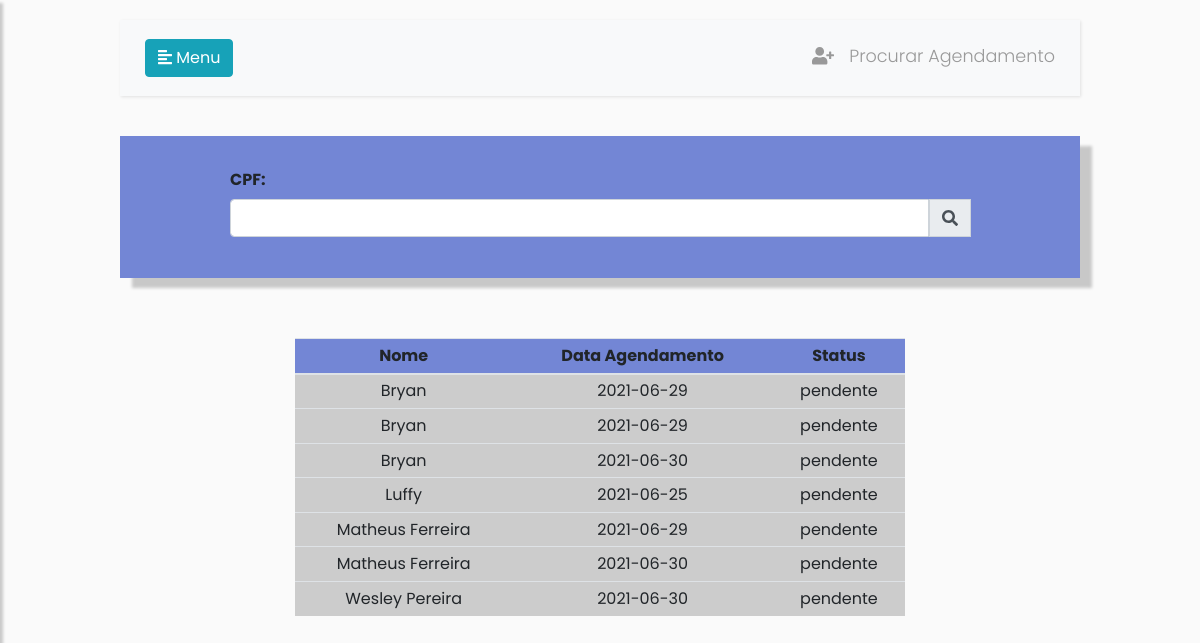
Screenshot of /agendamento/search (signed in) with the database file from the repository.
### tables this page shows
CREATE TABLE `agendamento` (
  `id_agendamento` INTEGER PRIMARY KEY AUTOINCREMENT NOT NULL,
  `fk_funcionario` INTEGER NOT NULL,
  `fk_assistido` INTEGER NOT NULL,
  `data_agendamento` date,
  `hora_inicio` TIME,
  `hora_fim` TIME,
  `status` varchar(45) DEFAULT NULL,
  `observacao` TEXT,  
  FOREIGN KEY (`fk_funcionario`) REFERENCES `funcionario` (`id_funcionario`),
  FOREIGN KEY (`fk_assistido`) REFERENCES `assistido` (`id_assistido`)
);

CREATE TABLE `assistido` (
  `id` INTEGER PRIMARY KEY AUTOINCREMENT NOT NULL,
  `nome` varchar(100) DEFAULT NULL,
  `cert_nasc` varchar(100) DEFAULT NULL,
  `idade` INTEGER DEFAULT NULL,
  `sexo` CHAR DEFAULT NULL,
  `rg` INTEGER DEFAULT NULL,
  `cpf` varchar(14) DEFAULT NULL,
  `data_nasc` date DEFAULT NULL,
  `nome_mae` varchar(100) DEFAULT NULL,
  `nome_pai` varchar(100) DEFAULT NULL,
  `nome_responsavel` varchar(100) DEFAULT NULL,
  `telefone_recado` varchar(45) DEFAULT NULL,
  `telefone1` varchar(45) DEFAULT NULL,
  `dt_cadastro` date DEFAULT NULL,
  `hr_cadastro` time DEFAULT NULL,
  `fk_endereco` INTEGER NOT NULL,
  FOREIGN KEY (`fk_endereco`) REFERENCES `endereco` (`id_endereco`)
);

### ssocial_flask.py (the view)
@app.route("/agendamento/search")
def agendamento_search():
    if 'cpf' in session:
        conn = get_db_connection()
        sql_pesq_agendamento = conn.execute("SELECT ag.data_agendamento, ag.status, assi.nome FROM `agendamento` ag, `assistido` as assi WHERE fk_assistido = id").fetchall()
        conn.close()
        if sql_pesq_agendamento is not None:
            return render_template('/agendamento/search.html', sql_pesq=sql_pesq_agendamento)

### ssocial_flask.py (called while the page is built)
def get_db_connection():
    conn = sqlite3.connect('database.db')
    conn.row_factory = sqlite3.Row
    return conn

### templates/agendamento/search.html (shortened to what this page needs)
<!DOCTYPE html>
<html>
<head>
    <link rel="stylesheet" href="https://stackpath.bootstrapcdn.com/bootstrap/4.1.0/css/bootstrap.min.css"
>
    <link rel="stylesheet"
        href="https://cdnjs.cloudflare.com/ajax/libs/malihu-custom-scrollbar-plugin/3.1.5/jquery.mCustomScrollbar.min.css">
    <link rel="stylesheet" href="../static/style/style.css">
</head>
<body>
    <div class="wrapper">
        <div id="content">
            <nav class="navbar navbar-expand-lg navbar-light bg-light">
                <div class="container-fluid">
                    <button type="button" id="sidebarCollapse" class="btn btn-info sidebarCollapse">
                        <i class="fas fa-align-left"></i>
                        <span>Menu</span>
                    </button>
                    <p id='titulo_pagina1'><i id='titulo_pagina2' class="fas fa-user-plus"></i>Procurar Agendamento</p>
                </div>
            </nav>
            <section id="form-add-user">
                <div class="container-fluid">
                    <div class="row">
                        <div class="col-md-1"></div>
                        <div class="col-md-10">
                            <form action="" id="pesq_agendamento">
                                <div class="form-group">
                                    <label for="inputEmail3" class="col-sm-2 col-form-label">CPF:</label>
                                    <div class="input-group col-md-12">
                                        <input type="text" class="form-control" id="txtCpf" placeholder="">
                                        <div class="input-group-prepend">
                                            <div class="input-group-text">
                                                <i class="fas fa-search" onclick="pesqAgendamento();"></i>
                                            </div>
                                        </div>
                                    </div>
                                </div>
                            </form>
                        </div>
                        <div class="col-md-1"></div>
                    </div>
                </div>
            </section>
            <div class="container-fluid" id='todos_agendamentos'>
                <div class="row">
                    <div class="col-md-2"></div>
                    <div class="col-md-8">
                        <table class="table table-sm">
                            <thead align="center">
                              <tr>
                                <th scope="col">Nome</th>
                                <th scope="col">Data Agendamento</th>
                                <th scope="col">Status</th>
                              </tr>
                            </thead>
                            <tbody align="center">
                            {% for sql_agendamento in sql_pesq %}
                              <tr>
                                <td>{{ sql_agendamento['nome'] }}</td>
                                <td>{{ sql_agendamento['data_agendamento'] }}</td>
                                <td>{{ sql_agendamento['status'] }}</td>
                              </tr>
                            {%  endfor %}
                            </tbody>
                          </table>
                    </div>
                    <div class="col-md-2"></div>
                </div>
            </div>
            <br>
        </div>
    </div>
</body>
</html>

### static/style/style.css (style rules this page uses)
body { font-family: 'Poppins', sans-serif; background: #fafafa; }
p { font-family: 'Poppins', sans-serif; font-size: 1.1em; font-weight: 300; line-height: 1.7em; color: #999; }
.navbar { padding: 15px 10px; background: #fff; border: none; border-radius: 0; margin-bottom: 40px; box-shadow: 1px 1px 3px rgba(0, 0, 0, 0.1); }
#content { width: 100%; padding: 20px 10%; min-height: 100vh; transition: all 0.3s; position: absolute; top: 0; right: 0; }
#form-add-user { background-color: #7386D5; padding: 25px 0; box-shadow: 12px 10px 3px rgba(0, 0, 0, 0.2); }
form label { font-weight: bold; }
#titulo_pagina1 { position: relative; top: 7px; }
#titulo_pagina2 { position: relative; top: 0; margin-right: 15px !important; }
.input-group-prepend { cursor: pointer; }
#todos_agendamentos { position: relative; top: 60px; }
#todos_agendamentos table thead { background-color: #7386D5; }
#todos_agendamentos table { background-color: #cccccc; }

### rows the page displays
agendamento: nome "Bryan", data_agendamento "2021-06-29", status "pendente"
agendamento: nome "Bryan", data_agendamento "2021-06-29", status "pendente"
agendamento: nome "Bryan", data_agendamento "2021-06-30", status "pendente"
agendamento: nome "Luffy", data_agendamento "2021-06-25", status "pendente"
agendamento: nome "Matheus Ferreira", data_agendamento "2021-06-29", status "pendente"
agendamento: nome "Matheus Ferreira", data_agendamento "2021-06-30", status "pendente"
agendamento: nome "Wesley Pereira", data_agendamento "2021-06-30", status "pendente"
